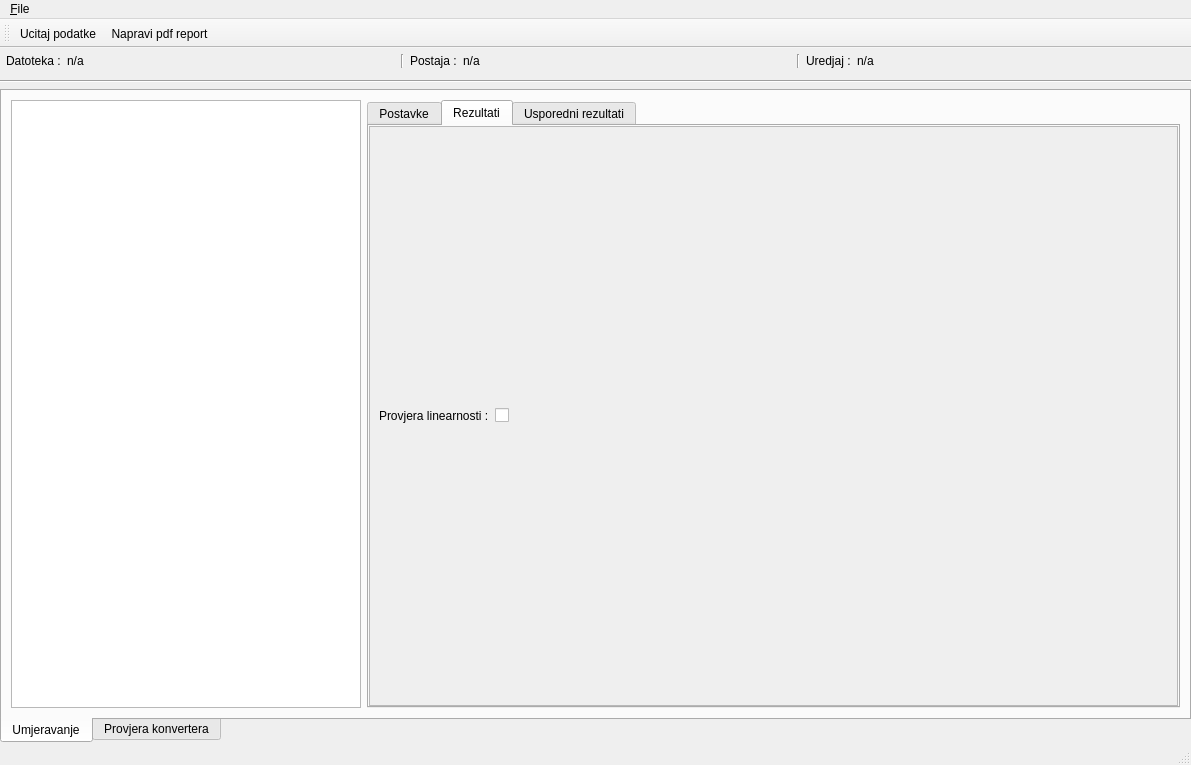
<?xml version="1.0" encoding="UTF-8"?>
<ui version="4.0">
 <class>MainWindow</class>
 <widget class="QMainWindow" name="MainWindow">
  <property name="geometry">
   <rect>
    <x>0</x>
    <y>0</y>
    <width>1191</width>
    <height>765</height>
   </rect>
  </property>
  <property name="windowTitle">
   <string>MainWindow</string>
  </property>
  <widget class="QWidget" name="centralwidget">
   <layout class="QVBoxLayout" name="mainVerticalLayout">
    <property name="margin">
     <number>0</number>
    </property>
    <item>
     <layout class="QHBoxLayout" name="datotekaPostajaUredjajLayout">
      <property name="margin">
       <number>6</number>
      </property>
      <item>
       <widget class="QLabel" name="label">
        <property name="text">
         <string>Datoteka :</string>
        </property>
       </widget>
      </item>
      <item>
       <widget class="QLabel" name="labelDatoteka">
        <property name="sizePolicy">
         <sizepolicy hsizetype="MinimumExpanding" vsizetype="Fixed">
          <horstretch>0</horstretch>
          <verstretch>0</verstretch>
         </sizepolicy>
        </property>
        <property name="text">
         <string>n/a</string>
        </property>
        <property name="wordWrap">
         <bool>true</bool>
        </property>
       </widget>
      </item>
      <item>
       <widget class="Line" name="line_2">
        <property name="orientation">
         <enum>Qt::Vertical</enum>
        </property>
       </widget>
      </item>
      <item>
       <widget class="QLabel" name="label_3">
        <property name="text">
         <string>Postaja :</string>
        </property>
       </widget>
      </item>
      <item>
       <widget class="QLabel" name="labelPostaja">
        <property name="sizePolicy">
         <sizepolicy hsizetype="MinimumExpanding" vsizetype="Preferred">
          <horstretch>0</horstretch>
          <verstretch>0</verstretch>
         </sizepolicy>
        </property>
        <property name="text">
         <string>n/a</string>
        </property>
        <property name="wordWrap">
         <bool>true</bool>
        </property>
       </widget>
      </item>
      <item>
       <widget class="Line" name="line_3">
        <property name="orientation">
         <enum>Qt::Vertical</enum>
        </property>
       </widget>
      </item>
      <item>
       <widget class="QLabel" name="label_5">
        <property name="text">
         <string>Uredjaj :</string>
        </property>
       </widget>
      </item>
      <item>
       <widget class="QLabel" name="labelUredjaj">
        <property name="sizePolicy">
         <sizepolicy hsizetype="MinimumExpanding" vsizetype="Preferred">
          <horstretch>0</horstretch>
          <verstretch>0</verstretch>
         </sizepolicy>
        </property>
        <property name="text">
         <string>n/a</string>
        </property>
        <property name="wordWrap">
         <bool>true</bool>
        </property>
       </widget>
      </item>
     </layout>
    </item>
    <item>
     <widget class="Line" name="line">
      <property name="orientation">
       <enum>Qt::Horizontal</enum>
      </property>
     </widget>
    </item>
    <item>
     <widget class="QTabWidget" name="tabWidget">
      <property name="tabPosition">
       <enum>QTabWidget::South</enum>
      </property>
      <property name="currentIndex">
       <number>0</number>
      </property>
      <property name="movable">
       <bool>true</bool>
      </property>
      <widget class="QWidget" name="tabUmjeravanje">
       <attribute name="title">
        <string>Umjeravanje</string>
       </attribute>
       <layout class="QHBoxLayout" name="horizontalLayout">
        <item>
         <widget class="QTableView" name="siroviPodaciView">
          <property name="sizePolicy">
           <sizepolicy hsizetype="Preferred" vsizetype="Expanding">
            <horstretch>0</horstretch>
            <verstretch>0</verstretch>
           </sizepolicy>
          </property>
          <property name="minimumSize">
           <size>
            <width>350</width>
            <height>250</height>
           </size>
          </property>
          <property name="selectionMode">
           <enum>QAbstractItemView::SingleSelection</enum>
          </property>
          <property name="selectionBehavior">
           <enum>QAbstractItemView::SelectRows</enum>
          </property>
         </widget>
        </item>
        <item>
         <widget class="QTabWidget" name="tabWidget_2">
          <property name="currentIndex">
           <number>1</number>
          </property>
          <property name="movable">
           <bool>true</bool>
          </property>
          <widget class="QWidget" name="tabPostavke">
           <attribute name="title">
            <string>Postavke</string>
           </attribute>
           <layout class="QVBoxLayout" name="verticalLayout">
            <property name="spacing">
             <number>0</number>
            </property>
            <property name="margin">
             <number>0</number>
            </property>
            <item>
             <widget class="QScrollArea" name="scrollArea">
              <property name="widgetResizable">
               <bool>true</bool>
              </property>
              <widget class="QWidget" name="scrollAreaWidgetContents">
               <property name="geometry">
                <rect>
                 <x>0</x>
                 <y>0</y>
                 <width>803</width>
                 <height>590</height>
                </rect>
               </property>
               <layout class="QHBoxLayout" name="horizontalLayout_4">
                <item>
                 <layout class="QVBoxLayout" name="verticalLayout_5">
                  <property name="margin">
                   <number>20</number>
                  </property>
                  <item>
                   <widget class="QGroupBox" name="groupBox">
                    <property name="title">
                     <string>Mjerenje</string>
                    </property>
                    <layout class="QGridLayout" name="gridLayout_3">
                     <item row="0" column="0">
                      <widget class="QLabel" name="label_6">
                       <property name="text">
                        <string>Mjerenje :</string>
                       </property>
                      </widget>
                     </item>
                     <item row="3" column="1">
                      <widget class="QDoubleSpinBox" name="doubleSpinBoxOpseg">
                       <property name="maximum">
                        <double>1000000.000000000000000</double>
                       </property>
                       <property name="value">
                        <double>1.000000000000000</double>
                       </property>
                      </widget>
                     </item>
                     <item row="3" column="2">
                      <widget class="QLabel" name="labelJedinicaOpseg">
                       <property name="text">
                        <string>n/a</string>
                       </property>
                      </widget>
                     </item>
                     <item row="3" column="0">
                      <widget class="QLabel" name="label_9">
                       <property name="text">
                        <string>Opseg :</string>
                       </property>
                      </widget>
                     </item>
                     <item row="0" column="1">
                      <widget class="QComboBox" name="comboMjerenje"/>
                     </item>
                    </layout>
                   </widget>
                  </item>
                  <item>
                   <widget class="QGroupBox" name="groupBox_3">
                    <property name="title">
                     <string>Certificirani referentni meterijal</string>
                    </property>
                    <layout class="QGridLayout" name="gridLayout_5">
                     <item row="1" column="0">
                      <widget class="QLabel" name="label_10">
                       <property name="text">
                        <string>Koncentracija CRM :</string>
                       </property>
                      </widget>
                     </item>
                     <item row="0" column="0">
                      <widget class="QLabel" name="label_19">
                       <property name="text">
                        <string>Izvor :</string>
                       </property>
                      </widget>
                     </item>
                     <item row="1" column="2">
                      <widget class="QLabel" name="labelJedinicaCCRM">
                       <property name="text">
                        <string>n/a</string>
                       </property>
                      </widget>
                     </item>
                     <item row="1" column="1">
                      <widget class="QDoubleSpinBox" name="doubleSpinBoxKoncentracijaCRM">
                       <property name="maximum">
                        <double>1000000.000000000000000</double>
                       </property>
                       <property name="value">
                        <double>1.000000000000000</double>
                       </property>
                      </widget>
                     </item>
                     <item row="0" column="1">
                      <widget class="QPlainTextEdit" name="izvorPlainTextEdit">
                       <property name="maximumSize">
                        <size>
                         <width>240</width>
                         <height>60</height>
                        </size>
                       </property>
                       <property name="plainText">
                        <string/>
                       </property>
                      </widget>
                     </item>
                     <item row="2" column="0">
                      <widget class="QLabel" name="label_11">
                       <property name="text">
                        <string>Sljedivost CRM :</string>
                       </property>
                      </widget>
                     </item>
                     <item row="2" column="1">
                      <widget class="QDoubleSpinBox" name="doubleSpinBoxSljedivostCRM">
                       <property name="maximum">
                        <double>1000000.000000000000000</double>
                       </property>
                       <property name="value">
                        <double>2.000000000000000</double>
                       </property>
                      </widget>
                     </item>
                     <item row="2" column="2">
                      <widget class="QLabel" name="labelJedinicaSCRM">
                       <property name="text">
                        <string>%</string>
                       </property>
                      </widget>
                     </item>
                    </layout>
                   </widget>
                  </item>
                  <item>
                   <widget class="QGroupBox" name="groupBox_4">
                    <property name="title">
                     <string>Kalibracijska jedinica</string>
                    </property>
                    <layout class="QGridLayout" name="gridLayout_6">
                     <item row="1" column="0">
                      <widget class="QLabel" name="label_20">
                       <property name="text">
                        <string>Proizvođač :</string>
                       </property>
                      </widget>
                     </item>
                     <item row="0" column="1">
                      <widget class="QComboBox" name="comboDilucija"/>
                     </item>
                     <item row="0" column="0">
                      <widget class="QLabel" name="label_7">
                       <property name="text">
                        <string>Vrsta :</string>
                       </property>
                      </widget>
                     </item>
                     <item row="1" column="1">
                      <widget class="QLineEdit" name="dilucijaProizvodjacLineEdit"/>
                     </item>
                     <item row="2" column="0">
                      <widget class="QLabel" name="label_29">
                       <property name="text">
                        <string>Sljedivost :</string>
                       </property>
                      </widget>
                     </item>
                     <item row="2" column="1">
                      <widget class="QLineEdit" name="dilucijaSljedivostLineEdit"/>
                     </item>
                    </layout>
                   </widget>
                  </item>
                  <item>
                   <widget class="QGroupBox" name="groupBox_5">
                    <property name="title">
                     <string>Izvor cistog zraka</string>
                    </property>
                    <layout class="QGridLayout" name="gridLayout_7">
                     <item row="0" column="0">
                      <widget class="QLabel" name="label_8">
                       <property name="text">
                        <string>Vrsta :</string>
                       </property>
                      </widget>
                     </item>
                     <item row="0" column="1">
                      <widget class="QComboBox" name="comboZrak"/>
                     </item>
                     <item row="1" column="0">
                      <widget class="QLabel" name="label_21">
                       <property name="text">
                        <string>Proizvođač :</string>
                       </property>
                      </widget>
                     </item>
                     <item row="1" column="1">
                      <widget class="QLineEdit" name="zrakProizvodjacLineEdit"/>
                     </item>
                     <item row="2" column="0">
                      <widget class="QLabel" name="label_28">
                       <property name="text">
                        <string>U ( k = 2 ) :</string>
                       </property>
                      </widget>
                     </item>
                     <item row="2" column="2">
                      <widget class="QLabel" name="labelJedinicaZrak">
                       <property name="text">
                        <string>n/a</string>
                       </property>
                      </widget>
                     </item>
                     <item row="2" column="1">
                      <widget class="QDoubleSpinBox" name="doubleSpinBoxSljedivostCistiZrak">
                       <property name="maximum">
                        <double>1000000.000000000000000</double>
                       </property>
                       <property name="value">
                        <double>0.000000000000000</double>
                       </property>
                      </widget>
                     </item>
                    </layout>
                   </widget>
                  </item>
                  <item>
                   <spacer name="verticalSpacer">
                    <property name="orientation">
                     <enum>Qt::Vertical</enum>
                    </property>
                    <property name="sizeHint" stdset="0">
                     <size>
                      <width>20</width>
                      <height>40</height>
                     </size>
                    </property>
                   </spacer>
                  </item>
                 </layout>
                </item>
                <item>
                 <layout class="QVBoxLayout" name="verticalLayout_6">
                  <property name="margin">
                   <number>20</number>
                  </property>
                  <item>
                   <widget class="QGroupBox" name="groupBox_2">
                    <property name="title">
                     <string>Postavke izvjesca</string>
                    </property>
                    <layout class="QGridLayout" name="gridLayout_4">
                     <item row="3" column="0">
                      <widget class="QLabel" name="label_15">
                       <property name="text">
                        <string>Broj obrasca :</string>
                       </property>
                      </widget>
                     </item>
                     <item row="5" column="0">
                      <widget class="QLabel" name="label_17">
                       <property name="text">
                        <string>Datum umjeravanja :</string>
                       </property>
                      </widget>
                     </item>
                     <item row="4" column="0">
                      <widget class="QLabel" name="label_16">
                       <property name="text">
                        <string>Revizija :</string>
                       </property>
                      </widget>
                     </item>
                     <item row="1" column="1">
                      <widget class="QLineEdit" name="oznakaIzvjescaLineEdit"/>
                     </item>
                     <item row="0" column="0">
                      <widget class="QLabel" name="label_4">
                       <property name="text">
                        <string>Norma :</string>
                       </property>
                      </widget>
                     </item>
                     <item row="1" column="0">
                      <widget class="QLabel" name="label_18">
                       <property name="text">
                        <string>Oznaka izvješća :</string>
                       </property>
                      </widget>
                     </item>
                     <item row="3" column="1">
                      <widget class="QLineEdit" name="brojObrascaLineEdit"/>
                     </item>
                     <item row="4" column="1">
                      <widget class="QLineEdit" name="revizijaLineEdit"/>
                     </item>
                     <item row="0" column="1">
                      <widget class="QPlainTextEdit" name="normaPlainTextEdit">
                       <property name="maximumSize">
                        <size>
                         <width>240</width>
                         <height>60</height>
                        </size>
                       </property>
                       <property name="plainText">
                        <string/>
                       </property>
                      </widget>
                     </item>
                     <item row="5" column="1">
                      <widget class="QLineEdit" name="datumUmjeravanjaLineEdit"/>
                     </item>
                    </layout>
                   </widget>
                  </item>
                  <item>
                   <widget class="QGroupBox" name="groupBox_6">
                    <property name="title">
                     <string>Okolisni uvijeti tjekom provjere</string>
                    </property>
                    <layout class="QGridLayout" name="gridLayout_8">
                     <item row="0" column="0">
                      <widget class="QLabel" name="label_22">
                       <property name="text">
                        <string>Temperatura :</string>
                       </property>
                      </widget>
                     </item>
                     <item row="1" column="0">
                      <widget class="QLabel" name="label_25">
                       <property name="text">
                        <string>Relativna vlaga :</string>
                       </property>
                      </widget>
                     </item>
                     <item row="2" column="0">
                      <widget class="QLabel" name="label_26">
                       <property name="text">
                        <string>Tlak zraka :</string>
                       </property>
                      </widget>
                     </item>
                     <item row="1" column="1">
                      <widget class="QDoubleSpinBox" name="vlagaDoubleSpinBox">
                       <property name="sizePolicy">
                        <sizepolicy hsizetype="MinimumExpanding" vsizetype="Fixed">
                         <horstretch>0</horstretch>
                         <verstretch>0</verstretch>
                        </sizepolicy>
                       </property>
                       <property name="decimals">
                        <number>1</number>
                       </property>
                      </widget>
                     </item>
                     <item row="2" column="1">
                      <widget class="QDoubleSpinBox" name="tlakDoubleSpinBox">
                       <property name="sizePolicy">
                        <sizepolicy hsizetype="MinimumExpanding" vsizetype="Fixed">
                         <horstretch>0</horstretch>
                         <verstretch>0</verstretch>
                        </sizepolicy>
                       </property>
                       <property name="decimals">
                        <number>1</number>
                       </property>
                       <property name="maximum">
                        <double>10000.000000000000000</double>
                       </property>
                      </widget>
                     </item>
                     <item row="0" column="1">
                      <widget class="QDoubleSpinBox" name="temperaturaDoubleSpinBox">
                       <property name="sizePolicy">
                        <sizepolicy hsizetype="MinimumExpanding" vsizetype="Fixed">
                         <horstretch>0</horstretch>
                         <verstretch>0</verstretch>
                        </sizepolicy>
                       </property>
                       <property name="decimals">
                        <number>1</number>
                       </property>
                       <property name="minimum">
                        <double>-100.000000000000000</double>
                       </property>
                       <property name="maximum">
                        <double>100.000000000000000</double>
                       </property>
                      </widget>
                     </item>
                     <item row="0" column="2">
                      <widget class="QLabel" name="label_23">
                       <property name="text">
                        <string>°C</string>
                       </property>
                      </widget>
                     </item>
                     <item row="1" column="2">
                      <widget class="QLabel" name="label_24">
                       <property name="text">
                        <string>%</string>
                       </property>
                      </widget>
                     </item>
                     <item row="2" column="2">
                      <widget class="QLabel" name="label_27">
                       <property name="text">
                        <string>hPa</string>
                       </property>
                      </widget>
                     </item>
                    </layout>
                   </widget>
                  </item>
                  <item>
                   <widget class="QGroupBox" name="groupBox_7">
                    <property name="title">
                     <string>Napomena</string>
                    </property>
                    <layout class="QVBoxLayout" name="verticalLayout_7">
                     <item>
                      <widget class="QPlainTextEdit" name="napomenaPlainTextEdit"/>
                     </item>
                    </layout>
                   </widget>
                  </item>
                  <item>
                   <spacer name="verticalSpacer_3">
                    <property name="orientation">
                     <enum>Qt::Vertical</enum>
                    </property>
                    <property name="sizeHint" stdset="0">
                     <size>
                      <width>20</width>
                      <height>40</height>
                     </size>
                    </property>
                   </spacer>
                  </item>
                 </layout>
                </item>
                <item>
                 <spacer name="horizontalSpacer_2">
                  <property name="orientation">
                   <enum>Qt::Horizontal</enum>
                  </property>
                  <property name="sizeHint" stdset="0">
                   <size>
                    <width>40</width>
                    <height>20</height>
                   </size>
                  </property>
                 </spacer>
                </item>
               </layout>
              </widget>
             </widget>
            </item>
           </layout>
          </widget>
          <widget class="QWidget" name="tabRezultati">
           <attribute name="title">
            <string>Rezultati</string>
           </attribute>
           <layout class="QVBoxLayout" name="verticalLayout_2">
            <property name="spacing">
             <number>0</number>
            </property>
            <property name="margin">
             <number>0</number>
            </property>
            <item>
             <widget class="QScrollArea" name="scrollArea_2">
              <property name="widgetResizable">
               <bool>true</bool>
              </property>
              <widget class="QWidget" name="scrollAreaWidgetContents_2">
               <property name="geometry">
                <rect>
                 <x>0</x>
                 <y>0</y>
                 <width>803</width>
                 <height>590</height>
                </rect>
               </property>
               <layout class="QVBoxLayout" name="layoutUmjeravanje">
                <property name="leftMargin">
                 <number>9</number>
                </property>
                <item>
                 <layout class="QHBoxLayout" name="layoutGrafovi"/>
                </item>
                <item>
                 <layout class="QHBoxLayout" name="horizontalLayout_3">
                  <item>
                   <widget class="QLabel" name="label_2">
                    <property name="text">
                     <string>Provjera linearnosti :</string>
                    </property>
                   </widget>
                  </item>
                  <item>
                   <widget class="QCheckBox" name="checkLinearnost">
                    <property name="text">
                     <string/>
                    </property>
                   </widget>
                  </item>
                  <item>
                   <spacer name="horizontalSpacer">
                    <property name="orientation">
                     <enum>Qt::Horizontal</enum>
                    </property>
                    <property name="sizeHint" stdset="0">
                     <size>
                      <width>40</width>
                      <height>20</height>
                     </size>
                    </property>
                   </spacer>
                  </item>
                 </layout>
                </item>
                <item>
                 <layout class="QHBoxLayout" name="layoutRezultati">
                  <property name="margin">
                   <number>0</number>
                  </property>
                 </layout>
                </item>
                <item>
                 <layout class="QHBoxLayout" name="layoutParametri">
                  <property name="margin">
                   <number>0</number>
                  </property>
                 </layout>
                </item>
               </layout>
              </widget>
             </widget>
            </item>
           </layout>
          </widget>
          <widget class="QWidget" name="multirezultat">
           <attribute name="title">
            <string>Usporedni rezultati</string>
           </attribute>
           <layout class="QVBoxLayout" name="verticalLayout_8">
            <item>
             <widget class="QScrollArea" name="scrollArea_5">
              <property name="widgetResizable">
               <bool>true</bool>
              </property>
              <widget class="QWidget" name="scrollAreaWidgetContents_5">
               <property name="geometry">
                <rect>
                 <x>0</x>
                 <y>0</y>
                 <width>785</width>
                 <height>572</height>
                </rect>
               </property>
               <layout class="QVBoxLayout" name="verticalLayout_9">
                <item>
                 <layout class="QHBoxLayout" name="horizontalLayout_5">
                  <item>
                   <widget class="QLabel" name="label_31">
                    <property name="sizePolicy">
                     <sizepolicy hsizetype="Preferred" vsizetype="Fixed">
                      <horstretch>0</horstretch>
                      <verstretch>0</verstretch>
                     </sizepolicy>
                    </property>
                    <property name="text">
                     <string>Provjera linearnosti :</string>
                    </property>
                   </widget>
                  </item>
                  <item>
                   <widget class="QCheckBox" name="multiCheckLinearnost">
                    <property name="text">
                     <string/>
                    </property>
                   </widget>
                  </item>
                  <item>
                   <spacer name="horizontalSpacer_5">
                    <property name="orientation">
                     <enum>Qt::Horizontal</enum>
                    </property>
                    <property name="sizeHint" stdset="0">
                     <size>
                      <width>40</width>
                      <height>20</height>
                     </size>
                    </property>
                   </spacer>
                  </item>
                 </layout>
                </item>
                <item>
                 <layout class="QHBoxLayout" name="multipleRezultatLayout"/>
                </item>
               </layout>
              </widget>
             </widget>
            </item>
           </layout>
          </widget>
         </widget>
        </item>
       </layout>
      </widget>
      <widget class="QWidget" name="tabKonverter">
       <attribute name="title">
        <string>Provjera konvertera</string>
       </attribute>
       <layout class="QHBoxLayout" name="horizontalLayout_2">
        <item>
         <widget class="QTableView" name="konverterPodaciView">
          <property name="sizePolicy">
           <sizepolicy hsizetype="Preferred" vsizetype="Expanding">
            <horstretch>0</horstretch>
            <verstretch>0</verstretch>
           </sizepolicy>
          </property>
          <property name="minimumSize">
           <size>
            <width>350</width>
            <height>250</height>
           </size>
          </property>
          <property name="selectionMode">
           <enum>QAbstractItemView::SingleSelection</enum>
          </property>
          <property name="selectionBehavior">
           <enum>QAbstractItemView::SelectRows</enum>
          </property>
         </widget>
        </item>
        <item>
         <widget class="QTabWidget" name="tabWidget_3">
          <property name="currentIndex">
           <number>1</number>
          </property>
          <property name="movable">
           <bool>true</bool>
          </property>
          <widget class="QWidget" name="tabKonverterPostavke">
           <attribute name="title">
            <string>Postavke</string>
           </attribute>
           <layout class="QVBoxLayout" name="verticalLayout_3">
            <property name="spacing">
             <number>0</number>
            </property>
            <property name="margin">
             <number>0</number>
            </property>
            <item>
             <widget class="QScrollArea" name="scrollArea_3">
              <property name="widgetResizable">
               <bool>true</bool>
              </property>
              <widget class="QWidget" name="scrollAreaWidgetContents_3">
               <property name="geometry">
                <rect>
                 <x>0</x>
                 <y>0</y>
                 <width>176</width>
                 <height>96</height>
                </rect>
               </property>
               <layout class="QGridLayout" name="gridLayout_2">
                <item row="2" column="0">
                 <widget class="QLabel" name="label_14">
                  <property name="text">
                   <string>cNOx95 :</string>
                  </property>
                 </widget>
                </item>
                <item row="1" column="1">
                 <widget class="QDoubleSpinBox" name="cnox50SpinBox">
                  <property name="maximum">
                   <double>1000000.000000000000000</double>
                  </property>
                 </widget>
                </item>
                <item row="2" column="1">
                 <widget class="QDoubleSpinBox" name="cnox95SpinBox">
                  <property name="maximum">
                   <double>1000000.000000000000000</double>
                  </property>
                 </widget>
                </item>
                <item row="2" column="2">
                 <widget class="QLabel" name="labelKonverter95">
                  <property name="text">
                   <string>n/a</string>
                  </property>
                 </widget>
                </item>
                <item row="1" column="0">
                 <widget class="QLabel" name="label_13">
                  <property name="text">
                   <string>cNOx50 :</string>
                  </property>
                 </widget>
                </item>
                <item row="1" column="2">
                 <widget class="QLabel" name="labelKonverter50">
                  <property name="text">
                   <string>n/a</string>
                  </property>
                 </widget>
                </item>
                <item row="2" column="3">
                 <spacer name="horizontalSpacer_4">
                  <property name="orientation">
                   <enum>Qt::Horizontal</enum>
                  </property>
                  <property name="sizeHint" stdset="0">
                   <size>
                    <width>40</width>
                    <height>20</height>
                   </size>
                  </property>
                 </spacer>
                </item>
                <item row="0" column="2">
                 <widget class="QLabel" name="labelKonverterOpseg">
                  <property name="text">
                   <string>n/a</string>
                  </property>
                 </widget>
                </item>
                <item row="0" column="0">
                 <widget class="QLabel" name="label_12">
                  <property name="text">
                   <string>Opseg :</string>
                  </property>
                 </widget>
                </item>
                <item row="0" column="1">
                 <widget class="QDoubleSpinBox" name="konverterOpseg">
                  <property name="maximum">
                   <double>1000000.000000000000000</double>
                  </property>
                 </widget>
                </item>
                <item row="3" column="0">
                 <spacer name="verticalSpacer_2">
                  <property name="orientation">
                   <enum>Qt::Vertical</enum>
                  </property>
                  <property name="sizeHint" stdset="0">
                   <size>
                    <width>20</width>
                    <height>40</height>
                   </size>
                  </property>
                 </spacer>
                </item>
               </layout>
              </widget>
             </widget>
            </item>
           </layout>
          </widget>
          <widget class="QWidget" name="tabKonverterRezultati">
           <attribute name="title">
            <string>Rezultati</string>
           </attribute>
           <layout class="QVBoxLayout" name="verticalLayout_4">
            <property name="spacing">
             <number>0</number>
            </property>
            <property name="margin">
             <number>0</number>
            </property>
            <item>
             <widget class="QScrollArea" name="scrollArea_4">
              <property name="widgetResizable">
               <bool>true</bool>
              </property>
              <widget class="QWidget" name="scrollAreaWidgetContents_4">
               <property name="geometry">
                <rect>
                 <x>0</x>
                 <y>0</y>
                 <width>803</width>
                 <height>590</height>
                </rect>
               </property>
               <layout class="QVBoxLayout" name="konverterRezultatiLayout">
                <item>
                 <layout class="QHBoxLayout" name="horizontalLayout_6">
                  <item>
                   <widget class="QLabel" name="label_30">
                    <property name="sizePolicy">
                     <sizepolicy hsizetype="Preferred" vsizetype="Fixed">
                      <horstretch>0</horstretch>
                      <verstretch>0</verstretch>
                     </sizepolicy>
                    </property>
                    <property name="text">
                     <string>Provjera konvertera :</string>
                    </property>
                   </widget>
                  </item>
                  <item>
                   <widget class="QCheckBox" name="checkKonverter">
                    <property name="text">
                     <string/>
                    </property>
                   </widget>
                  </item>
                  <item>
                   <spacer name="horizontalSpacer_3">
                    <property name="orientation">
                     <enum>Qt::Horizontal</enum>
                    </property>
                    <property name="sizeHint" stdset="0">
                     <size>
                      <width>40</width>
                      <height>13</height>
                     </size>
                    </property>
                   </spacer>
                  </item>
                 </layout>
                </item>
                <item>
                 <layout class="QHBoxLayout" name="layoutKonverterRezultati"/>
                </item>
                <item>
                 <layout class="QHBoxLayout" name="layoutKonverterParametri"/>
                </item>
               </layout>
              </widget>
             </widget>
            </item>
           </layout>
          </widget>
         </widget>
        </item>
       </layout>
      </widget>
     </widget>
    </item>
   </layout>
  </widget>
  <widget class="QMenuBar" name="menubar">
   <property name="geometry">
    <rect>
     <x>0</x>
     <y>0</y>
     <width>1191</width>
     <height>21</height>
    </rect>
   </property>
   <widget class="QMenu" name="menu_File">
    <property name="title">
     <string>&amp;File</string>
    </property>
    <addaction name="action_ucitaj_podatke"/>
    <addaction name="separator"/>
    <addaction name="action_spremi"/>
    <addaction name="action_ucitaj"/>
    <addaction name="separator"/>
    <addaction name="action_Exit"/>
   </widget>
   <addaction name="menu_File"/>
  </widget>
  <widget class="QStatusBar" name="statusbar"/>
  <widget class="QToolBar" name="toolBar">
   <property name="windowTitle">
    <string>toolBar</string>
   </property>
   <attribute name="toolBarArea">
    <enum>TopToolBarArea</enum>
   </attribute>
   <attribute name="toolBarBreak">
    <bool>false</bool>
   </attribute>
   <addaction name="action_ucitaj_podatke"/>
   <addaction name="action_Napravi_pdf_report"/>
  </widget>
  <action name="action_Exit">
   <property name="text">
    <string>&amp;Exit</string>
   </property>
  </action>
  <action name="action_ucitaj_podatke">
   <property name="text">
    <string>&amp;Ucitaj podatke</string>
   </property>
   <property name="toolTip">
    <string>Ucitaj sirove podatke iz datoteke</string>
   </property>
  </action>
  <action name="action_spremi">
   <property name="text">
    <string>&amp;Spremi kao...</string>
   </property>
   <property name="toolTip">
    <string>Spremi podatke i rezultate u file</string>
   </property>
  </action>
  <action name="action_ucitaj">
   <property name="text">
    <string>&amp;Ucitaj iz...</string>
   </property>
   <property name="toolTip">
    <string>Ucitaj podatke i rezultate iz filea</string>
   </property>
  </action>
  <action name="action_Napravi_pdf_report">
   <property name="text">
    <string>&amp;Napravi pdf report</string>
   </property>
  </action>
 </widget>
 <resources/>
 <connections/>
</ui>
